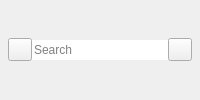
        <widget class="QWidget" name="pSearch">
         <layout class="QHBoxLayout" name="pSearchLayout" stretch="0,0,0">
          <property name="spacing">
           <number>0</number>
          </property>
          <property name="leftMargin">
           <number>8</number>
          </property>
          <property name="topMargin">
           <number>0</number>
          </property>
          <property name="rightMargin">
           <number>8</number>
          </property>
          <property name="bottomMargin">
           <number>0</number>
          </property>
          <item>
           <widget class="QToolButton" name="tSearchIcon">
            <property name="sizePolicy">
             <sizepolicy hsizetype="Fixed" vsizetype="Fixed">
              <horstretch>0</horstretch>
              <verstretch>0</verstretch>
             </sizepolicy>
            </property>
            <property name="icon">
             <iconset resource="../../../gui/Resources_win.qrc">
              <normaloff>:/images/search_ico.png</normaloff>:/images/search_ico.png</iconset>
            </property>
           </widget>
          </item>
          <item>
           <widget class="QLineEdit" name="leSearchField">
            <property name="sizePolicy">
             <sizepolicy hsizetype="Preferred" vsizetype="Fixed">
              <horstretch>0</horstretch>
              <verstretch>0</verstretch>
             </sizepolicy>
            </property>
            <property name="text">
             <string/>
            </property>
            <property name="frame">
             <bool>false</bool>
            </property>
            <property name="placeholderText">
             <string>Search</string>
            </property>
           </widget>
          </item>
          <item>
           <widget class="QToolButton" name="tSearchCancel">
            <property name="cursor">
             <cursorShape>PointingHandCursor</cursorShape>
            </property>
            <property name="icon">
             <iconset resource="../../../gui/Resources_win.qrc">
              <normaloff>:/images/delete_search_ico.png</normaloff>:/images/delete_search_ico.png</iconset>
            </property>
           </widget>
          </item>
         </layout>
        </widget>
